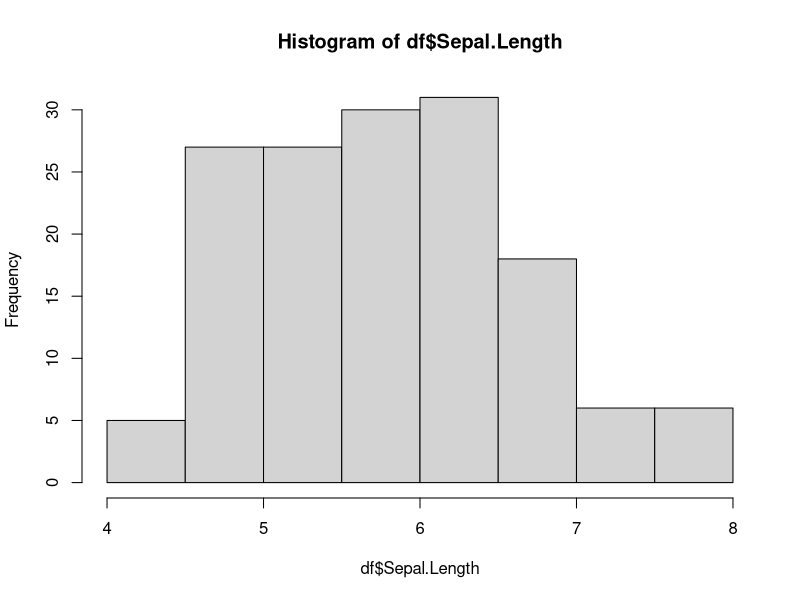
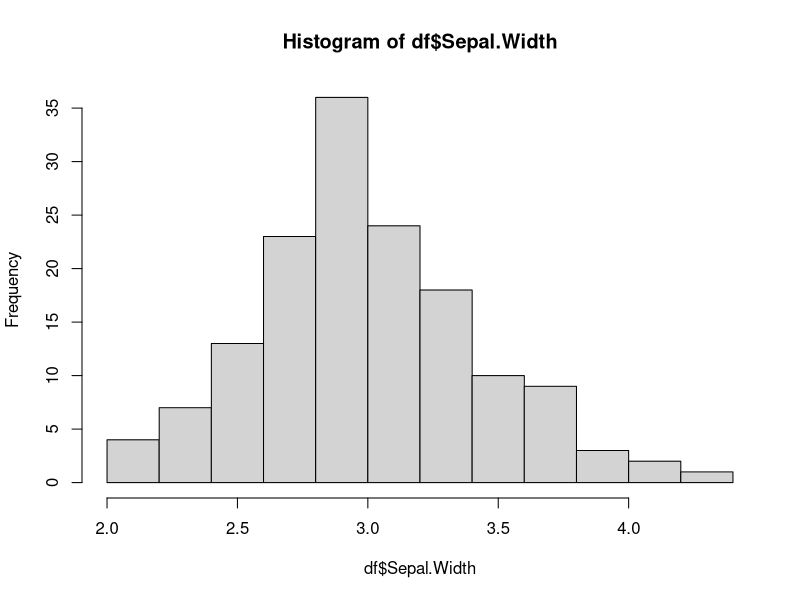
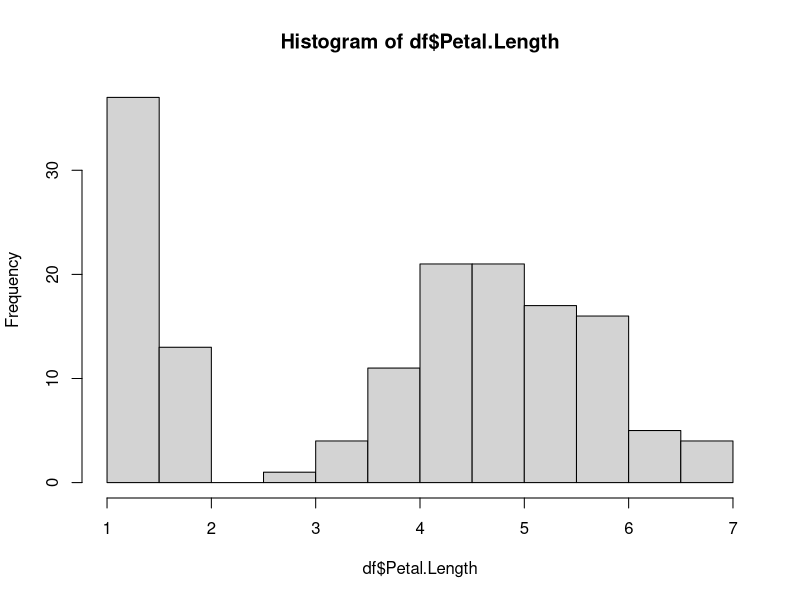
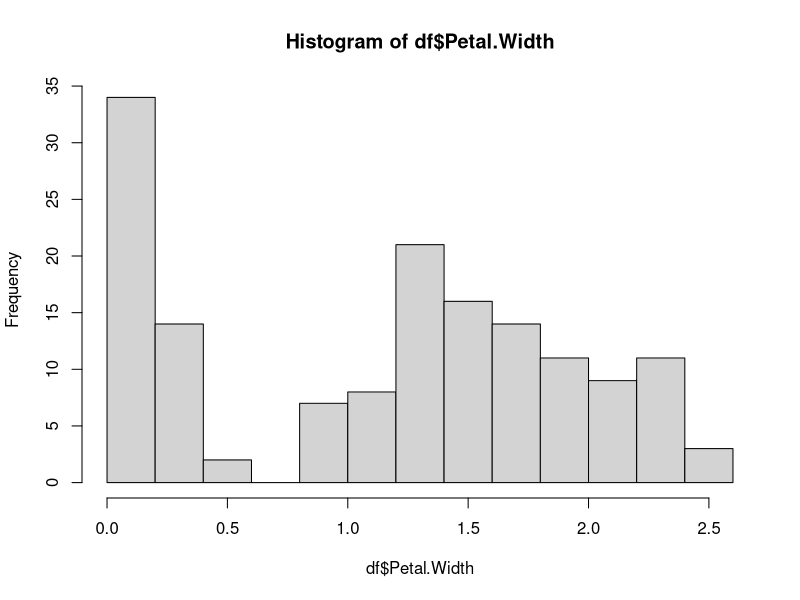
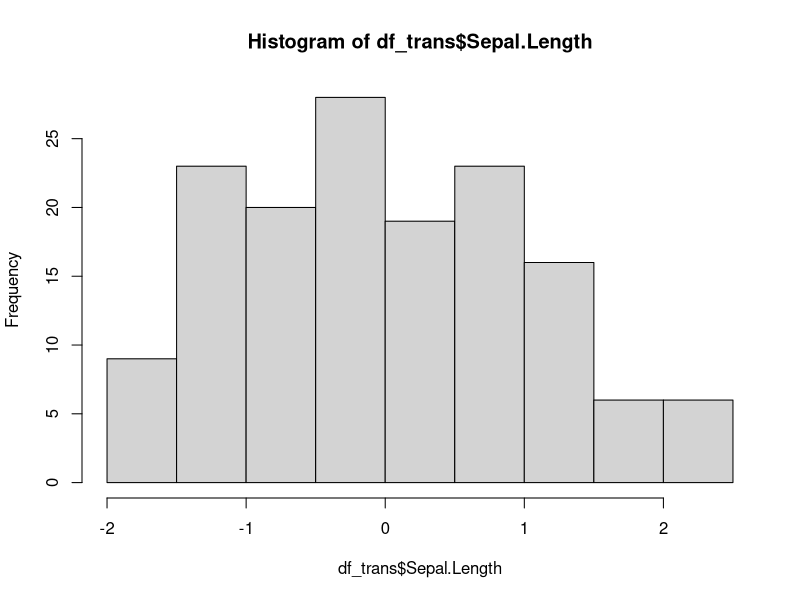
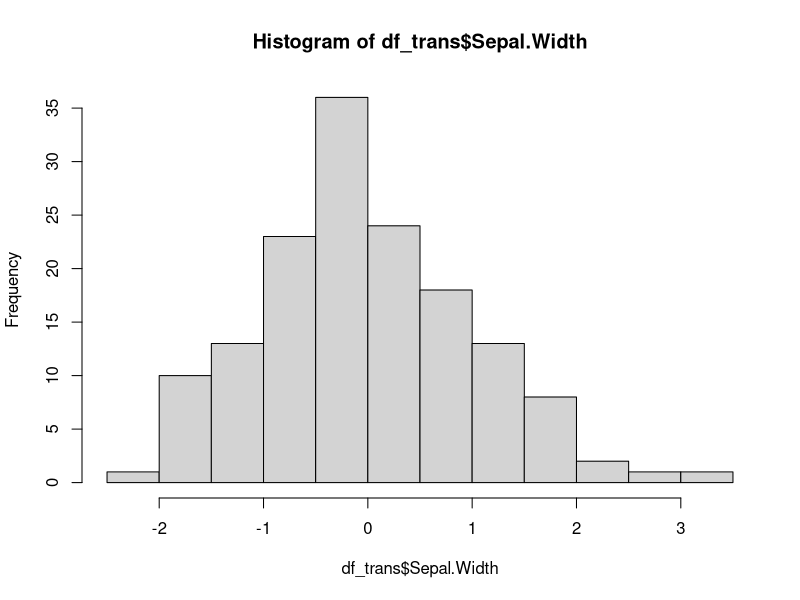
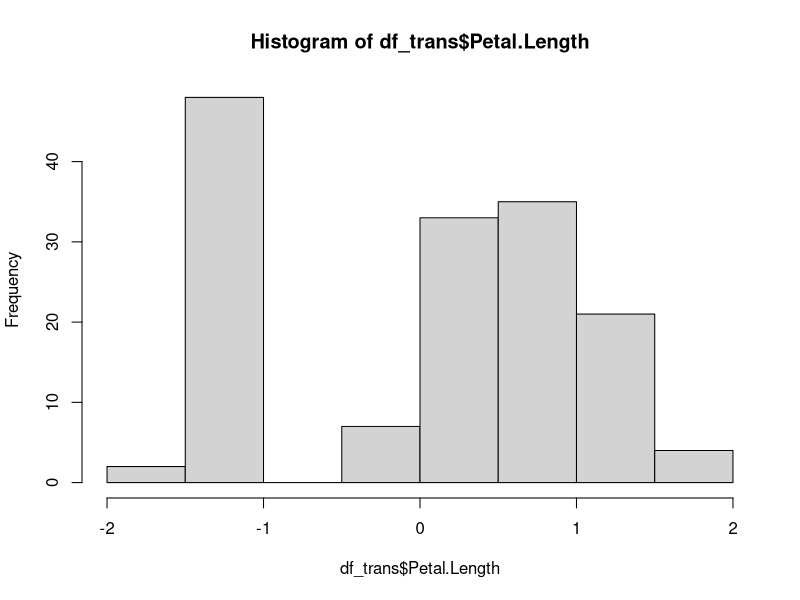
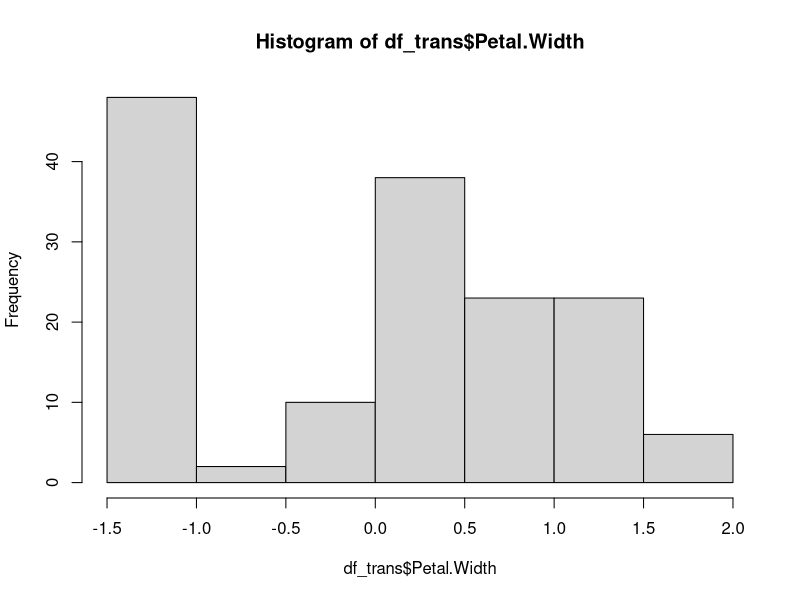

These charts were generated, in order, by the following R code:
## ---- chunk 1
knitr::opts_chunk$set(echo = TRUE)
## ---- chunk 2
library(tidyverse)
library(ggplot2)
library(tidyverse)
library(knitr)
## ---- chunk 3
df <- iris
kable(head(iris))
## ---- chunk 4
hist(df$Sepal.Length)
hist(df$Sepal.Width)
hist(df$Petal.Length)
hist(df$Petal.Width)
## ---- chunk 5
# transform_data.R
# this function is created for the iris dataset build-in within R, it normalize the 4 meaures of the iris dataset for potentiall categorisation tasks
# we are giving this function with a method argument to choose the type of normalisation to use
transform_data <- function(data, method = "scale") { 
  # Perform scale transformation
  if (method == "scale") {
    # existing scaling
    data$Sepal.Length <- scale(data$Sepal.Length) # normalise Sepal.Length with scale
    data$Sepal.Width <- scale(data$Sepal.Width) # normalise Sepal.Length with scale
    data$Petal.Length <- scale(data$Petal.Length) # normalise Sepal.Length with scale
    data$Petal.Width <- scale(data$Petal.Width) # normalise Sepal.Length with scale
  } else if (method == "log") {
    # logarithmic transformation
    data$Sepal.Length <- log(data$Sepal.Length) # normalise Sepal.Length with log
    data$Sepal.Width <- log(data$Sepal.Width) # normalise Sepal.Length with log
    data$Petal.Length <- log(data$Petal.Length) # normalise Sepal.Length with log
    data$Petal.Width <- log(data$Petal.Width) # normalise Sepal.Length with log
  }

  return(data)
}
## ---- chunk 6
df_trans <- transform_data(iris, method = "scale")
hist(df_trans$Sepal.Length)
hist(df_trans$Sepal.Width)
hist(df_trans$Petal.Length)
hist(df_trans$Petal.Width)
